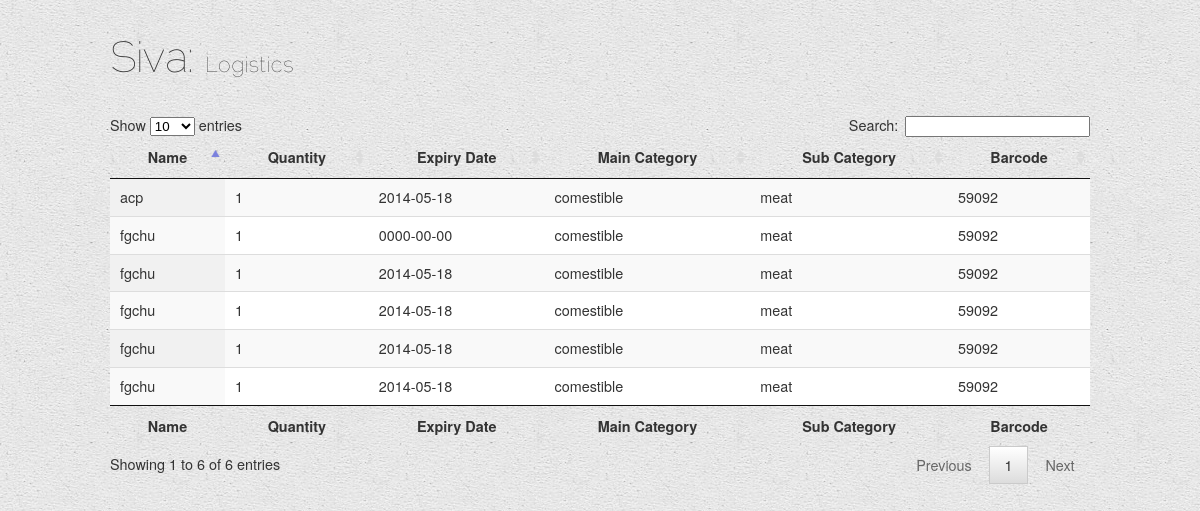
Screenshot of /siva_logi_show_all.php with the database file from the repository.
### tables this page shows
CREATE TABLE IF NOT EXISTS `ean13Barcodes` (
  `id` int(11) NOT NULL AUTO_INCREMENT,
  `mainCategory` enum('comestible','household','personal care','furniture','garden','hobby','baby','clothing') NOT NULL,
  `subCategory` enum('meat','beverage','preservation','vegetables','grains','spice','fruits','cereal','wc','cleaning','kitchenware','handyTools','medicine','whiteGoods','electrical','woodenGoods','sports','games','needlework','art','babyFood','babyNursing','babyCloth','babyToy','babyMedical','babyFurniture') NOT NULL,
  `barcode` int(11) NOT NULL,
  `name` text NOT NULL,
  `quantity` int(11) NOT NULL,
  `expiryDate` date NOT NULL,
  PRIMARY KEY (`id`),
  UNIQUE KEY `id` (`id`)
);

### siva_logi_show_all.php (the view, shortened to what this page needs)
<!DOCTYPE html>
<html>
<head>
	<link rel="stylesheet" type="text/css" href="media/css/jquery.dataTables.css">
	<link rel="stylesheet" type="text/css" href="resources/syntax/shCore.css">
	<link rel="stylesheet" type="text/css" href="resources/demo.css">
</head>
<body class="dt-example">
	<div class="container">
		<section>
			<h1>Siva: <span>Logistics</span></h1>
			<table id="example" class="display" cellspacing="0" width="100%">
				<thead>
					<tr>
						<th>Name</th>
						<th>Quantity</th>
		                                <th>Expiry Date</th>
						<th>Main Category</th>
						<th>Sub Category</th>
						<th>Barcode</th>
					</tr>
				</thead>
				<tfoot>
					<tr>
						<th>Name</th>
						<th>Quantity</th>
		                                <th>Expiry Date</th>
						<th>Main Category</th>
						<th>Sub Category</th>
						<th>Barcode</th>
					</tr>
				</tfoot>
				<tbody>
					<?php
$db = mysqli_connect("localhost","root","draco","siva");
$result = mysqli_query($db,"SELECT * FROM ean13Barcodes");
while($row = mysqli_fetch_array($result)) {
  echo "<tr>";
  echo "<td> <a href=\"google.com\"> </a>" . $row['name'] . "</td>";
  echo "<td>" . $row['quantity'] . "</td>";
  echo "<td>" . $row['expiryDate'] . "</td>";
  echo "<td>" . $row['mainCategory'] . "</td>";
  echo "<td>" . $row['subCategory'] . "</td>";
  echo "<td>" . $row['barcode'] . "</td>";
  echo "</tr>";
}
?>
				</tbody>
			</table>
		</section>
	</div>
</body>
</html>

### resources/demo.css (style rules this page uses)
body { background:#e6eecc url(images/beige_paper.png) repeat top left; font: 90%/1.45em "Helvetica Neue", HelveticaNeue, Verdana, Arial, Helvetica, sans-serif; margin: 0; padding: 0; color: #333; background-color: #fff; }
div.container { max-width: 980px; margin: 0 auto; }
h1 { font-family: 'HelveticaNeue-UltraLight', 'Helvetica Neue UltraLight', 'ralewaythin', 'Helvetica Neue', Arial, Helvetica, sans-serif; font-weight: 100; letter-spacing: 1px; font-size: 3em; line-height: 1em; }
h1 span { font-size: 0.5em; line-height: 1em; }

### rows the page displays
ean13barcodes: name "fgchu", quantity "1", expiryDate "0000-00-00", mainCategory "comestible", subCategory "meat", barcode "59092"
ean13barcodes: name "fgchu", quantity "1", expiryDate "2014-05-18", mainCategory "comestible", subCategory "meat", barcode "59092"
ean13barcodes: name "fgchu", quantity "1", expiryDate "2014-05-18", mainCategory "comestible", subCategory "meat", barcode "59092"
ean13barcodes: name "fgchu", quantity "1", expiryDate "2014-05-18", mainCategory "comestible", subCategory "meat", barcode "59092"
ean13barcodes: name "fgchu", quantity "1", expiryDate "2014-05-18", mainCategory "comestible", subCategory "meat", barcode "59092"
ean13barcodes: name "acp", quantity "1", expiryDate "2014-05-18", mainCategory "comestible", subCategory "meat", barcode "59092"
